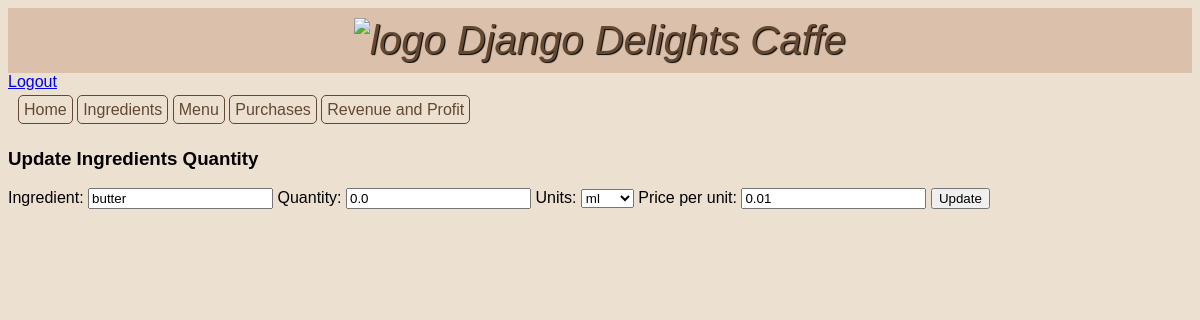
Before: /ingredients/7/update (signed in) with the older database file.
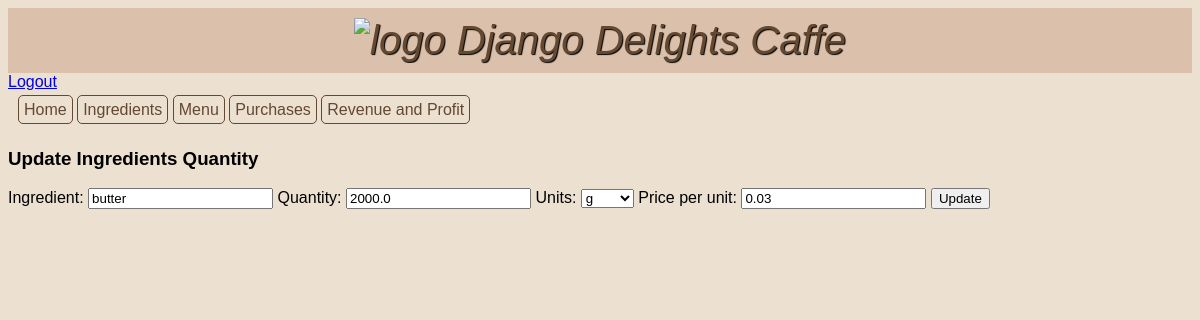
After: the same page with the newer database file.
### inventory/models.py (models this page shows, shortened)
class Ingredient(models.Model):
    ML = "ml"
    GRAMS = "g"
    UNITS = "units"
    OTHER = "other"
    UNIT_TYPE_CHOICES = [
        (ML, "ml"),
        (GRAMS, "g"),
        (UNITS, "units"),
        (OTHER, "other"),
    ]
    name = models.CharField(max_length=50, verbose_name="Ingredient")
    quantity = models.FloatField(default=0.0, verbose_name="Quantity")
    unit = models.CharField(
        max_length=10, choices=UNIT_TYPE_CHOICES, default=OTHER, verbose_name="Units"
    )
    unit_price = models.FloatField(default=0.0, verbose_name="Price per unit")

### inventory/views.py (the view)
class UpdateIngredientView(LoginRequiredMixin, UpdateView):
    model = Ingredient
    form_class = IngredientCreateForm
    template_name = "inventory/update_ingredient.html"

### inventory/forms.py
class IngredientCreateForm(forms.ModelForm):
    class Meta:
        model = Ingredient
        fields = "__all__"

### inventory/templates/inventory/update_ingredient.html
{% extends 'base.html' %} {% load static %} {% block content %}
<h3>Update Ingredients Quantity</h3>
<form method="POST">
  {% csrf_token %} {{ form }}
  <input type="submit" value="Update" />
</form>
{% endblock %}

Changed rows visible on the page:
changed Ingredient "butter": quantity "0.0" → "2000.0"; unit "ml" → "g"; unit_price "0.01" → "0.03"
